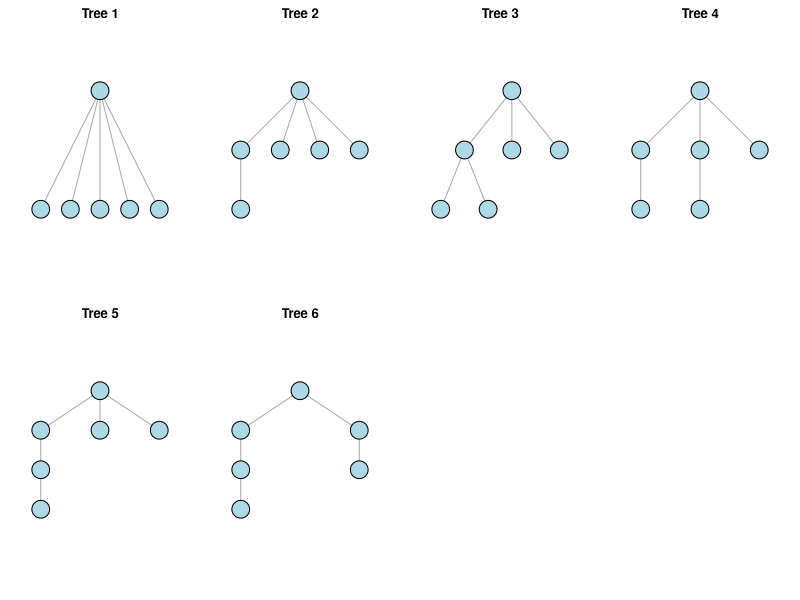

R code for this plot:
library(igraph)
library(combinat)

generate_base_tree <- function(size) {
  # Tworzy pełny zbiór możliwych krawędzi dla kompletnego grafu
  edges <- combn(1:size, 2)
  return(t(edges))
}

is_tree <- function(edge_list, size) {
  # Sprawdza, czy graf jest drzewem: spójny, brak cykli, n-1 krawędzi
  g <- graph_from_edgelist(edge_list, directed = FALSE)
  return(is.connected(g) && is_forest(g) && gsize(g) == (size - 1))
}

visualize_unique_trees <- function(size) {
  base_edges <- generate_base_tree(size)
  edge_combinations <- combn(nrow(base_edges), size - 1, simplify = FALSE)

  unique_trees <- list()

  for (comb in edge_combinations) {
    edge_list <- base_edges[comb, , drop = FALSE]
    if (is_tree(edge_list, size)) {
      g <- graph_from_edgelist(as.matrix(edge_list), directed = FALSE)
      # Sprawdzamy, czy graf nie jest izomorficzny z już istniejącymi
      if (!any(sapply(unique_trees, function(tree) isomorphic(g, tree)))) {
        unique_trees <- append(unique_trees, list(g))
      }
    }
  }

  # Rysowanie unikalnych drzew
  num_trees <- length(unique_trees)
  n_cols <- 4
  n_rows <- ceiling(num_trees / n_cols)

  par(mfrow = c(n_rows, n_cols), mar = c(2, 2, 2, 2))

  for (i in seq_along(unique_trees)) {
    plot(unique_trees[[i]], layout = layout_as_tree(unique_trees[[i]], root = 1),
         main = paste("Tree", i), vertex.size = 30, vertex.color = "lightblue", vertex.label = NA)
  }
}

# Przykład użycia
visualize_unique_trees(6)
